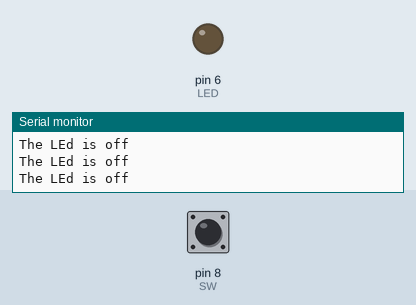
Simulated run of this sketch. Board: Arduino Uno, built with avr-gcc and run on an emulated ATmega328P. Shown: output pins drawn as LEDs (lit = HIGH), the last lines printed to the serial monitor. Dashed ring = blinking. The inputs (shaded band) are chosen by the test bench; at power-on: pin 8 (SW) LOW.

Above: at 1.2 s.
1.3 s: pin 8 (SW) pulled HIGH for 0.15 s
At 1.39 s:
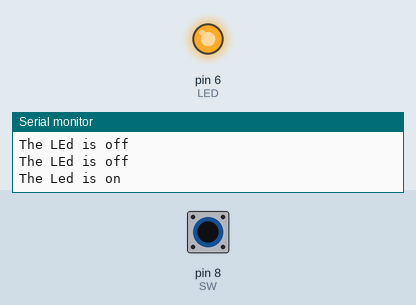
2.9 s: pin 8 (SW) pulled HIGH for 0.15 s
At 3.6 s:
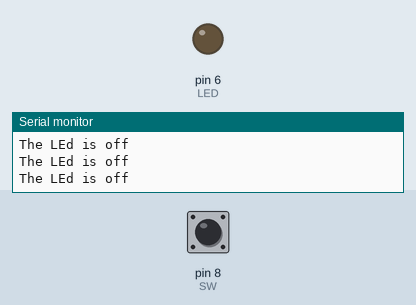
6.0 s: pin 8 (SW) pulsed HIGH 2 times (0.12 s each, 0.3 s apart)
At 6.36 s:
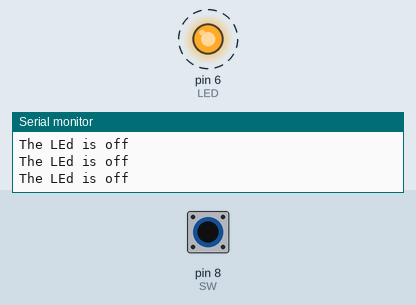
9.6 s: pin 8 (SW) driven HIGH
At 10.1 s:
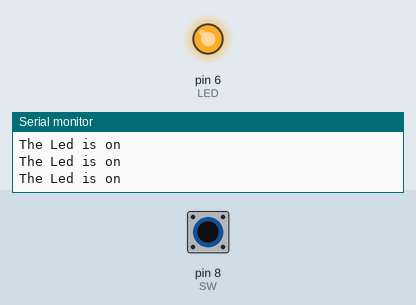
12.6 s: pin 8 (SW) driven LOW
At 13.4 s:
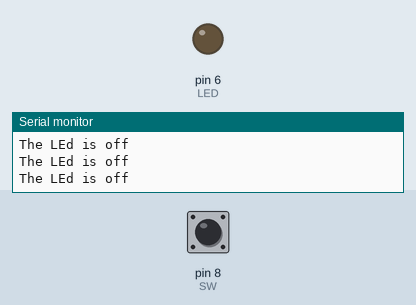
Timing chart, 0 to 15.6 s (numbered marks = the images above; inputs shaded):
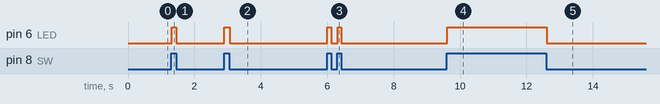

Measured:
- after the input at 1.3 s, pin 6 (LED): LOW → HIGH at once, → LOW 0.14 s later
- after the input at 2.9 s, pin 6 (LED): LOW → HIGH at once, → LOW 0.16 s later
- after the input at 6.0 s, pin 6 (LED): alternates HIGH for 0.12 s and LOW for 0.18 s, 4 changes in all, then stays LOW, starting at once
- after the input at 9.6 s, pin 6 (LED): LOW → HIGH at once
- after the input at 12.6 s, pin 6 (LED): HIGH → LOW at once

The sketch:

switch.ino
```cpp
int LED = 6;
int SW = 8;


void setup()
{
  pinMode(LED, OUTPUT);
  pinMode(SW, INPUT);
  Serial.begin(9600);

}

void loop()
{
  int result = digitalRead(SW);

  if(result == 1)
     {
       digitalWrite(LED, 1);
       Serial.println("The Led is on");
     }
   else
   {
      digitalWrite(LED,0);
      Serial.println("The LEd is off");
   }
} 
```
